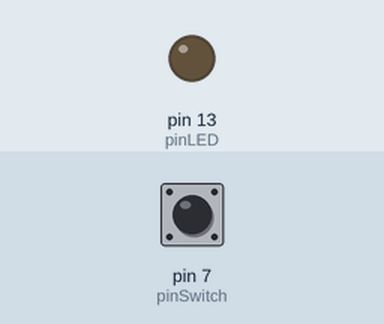
Recording of a sketch running on a simulated Arduino Uno, built with avr-gcc and run on an emulated ATmega328P. On the bench: output pins drawn as LEDs (lit = HIGH). The inputs (shaded band) are chosen by the test bench; at power-on: pin 7 (pinSwitch) LOW. What the sketch prints to the serial monitor is not drawn.

Above: at 1.2 s.
1.3 s: pin 7 (pinSwitch) pulled HIGH for 0.15 s
At 1.37 s:
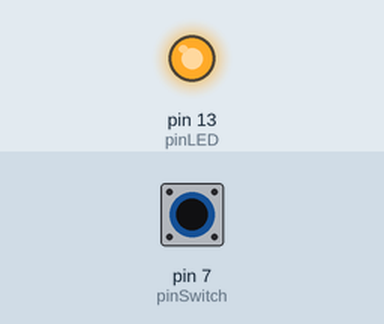
2.9 s: pin 7 (pinSwitch) pulled HIGH for 3.2 s
At 7.1 s:
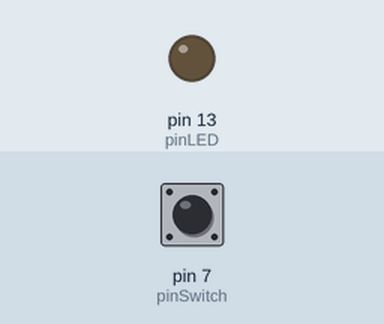
Timing chart, 0 to 8.6 s (numbered marks = the images above; inputs shaded):
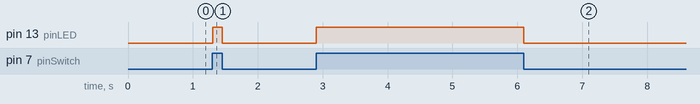

The sketch:

Functional_LED_Switch.ino
```cpp
const int pinSwitch = 7;
const int pinLED = 13;
void setup() {
  // initialize digital pin LED_BUILTIN as an output.
  pinMode(pinLED, OUTPUT);
  // pinMode(LED_BUILTIN, OUTPUT);
  pinMode(pinSwitch, INPUT);
  Serial.begin(9600);
}

// the loop function runs over and over again forever
void loop() {
  Serial.println(digitalRead(pinSwitch));

  if(digitalRead(pinSwitch) == HIGH){
    digitalWrite(pinLED, HIGH);
  }
  else{
    digitalWrite(pinLED, LOW);
  }
}
```

Measured:
- after the input at 1.3 s, pin 13 (pinLED): LOW → HIGH at once, → LOW 0.15 s later
- after the input at 2.9 s, pin 13 (pinLED): LOW → HIGH at once, → LOW 3.2 s later
